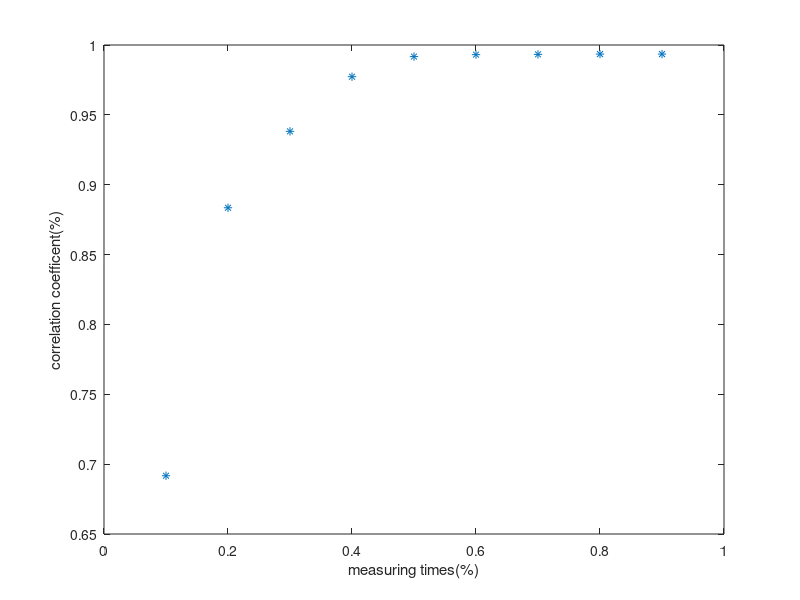

MATLAB code for this plot:
clc;
clear;

x=[0.1,0.2,0.3,0.4,0.5,0.6,0.7,0.8,0.9];
y=[0.6917,0.8835,0.9382,0.9773,0.9917,0.9931,0.9933,0.9935,0.9935];
figure,
plot(x,y,'*');
xlabel('measuring times(%)')
ylabel('correlation coefficent(%)')
